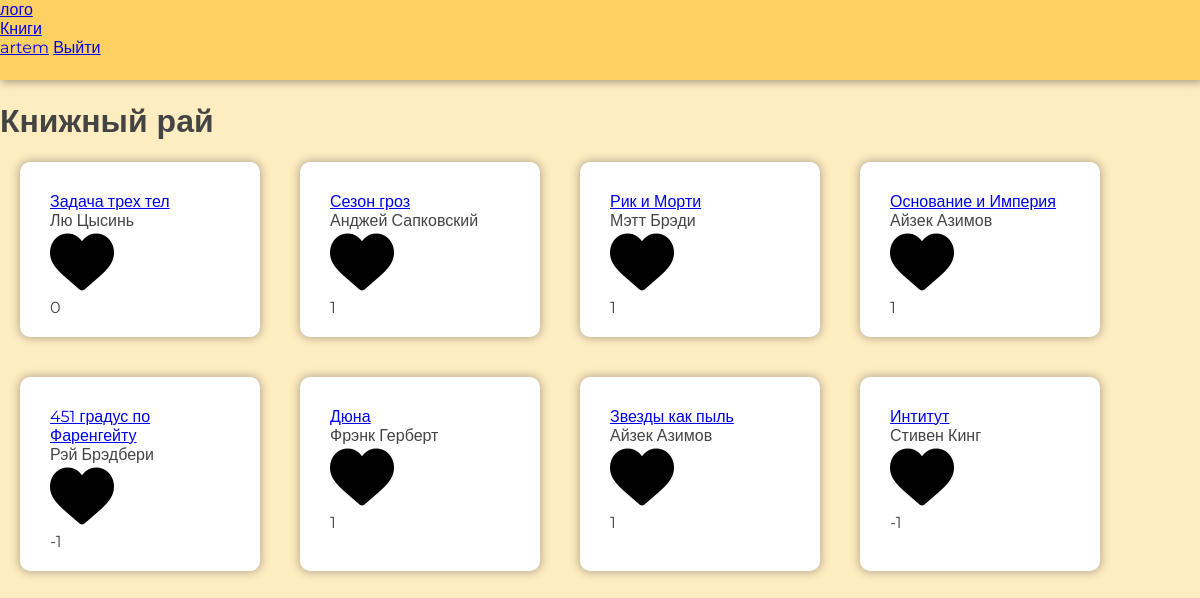
The app's page / (signed in) with its own data.
### app/models.py (models this page shows, shortened)
class User(UserMixin, db.Model):
	id = db.Column(db.Integer, primary_key=True)
	email = db.Column(db.String(120), index=True, unique=True)
	username = db.Column(db.String(120), index=True, unique=True)
	password_hash = db.Column(db.String(128))
	_isadmin = db.Column(db.Integer)
	books = db.relationship('Book', backref='user', lazy='dynamic')
	comments = db.relationship('Comment', backref='user', lazy='dynamic')
	def is_admin(self):
		return self._isadmin

class Book(db.Model):
	id = db.Column(db.Integer, primary_key=True)
	title = db.Column(db.String(512), index=True)
	author = db.Column(db.String(512), index=True)
	category = db.Column(db.String, index=True)
	description = db.Column(db.String)
	src = db.Column(db.String(512))
	date = db.Column(db.String)
	views = db.Column(db.Integer)
	comments = db.relationship('Comment', backref='book', lazy='dynamic')
	user_id = db.Column(db.Integer, db.ForeignKey('user.id'))
	username = db.Column(db.String, index=True)
	comments_counter = db.Column(db.Integer)
	votes = db.Column(db.Integer)
	liked = db.relationship('BookVote', backref='book', lazy='dynamic')

### app/route.py (the view, shortened to what this page needs)
@app.route('/')
@login_required
def index():
	session.setdefault('urls', [])
	books = Book.query.all()[:10]
	return render_template('index.html', books=books)

### app/models.py (called while the page is built)
@login.user_loader
def load_user(id):
	return User.query.get(int(id))

### app/templates/index.html (shortened to what this page needs)
{% extends "base.html" %}
{% block main%}
	<h1 class="main-title">Книжный рай</h1>
	<div class="main-box">
		<div class="book-box">
			{% for book in books %}
				<div  class="book book__link">
					<a href="{{ url_for('book', book_id=book.id) }}" class="book-title">{{book.title}}</a>
					<div class="book-author">{{book.author}}</div>
					<div class="book-rating">
						<div href="{{ url_for('like_book', book_id=book.id) }}" data-id={{book.id}} class="add_book">
							<img src="{{ url_for('static', filename='img/black.png') }}" alt="" class="like">
						</div>
						<span class="rating">{{book.votes}}</span>
					</div>
				</div>
			{% endfor %}
		</div>
	</div>
{% endblock %}

### app/templates/base.html (shortened to what this page needs)
<!DOCTYPE html>
<html lang="ru">
	<head>
		<link href="{{ url_for('static', filename='css/app.css') }}" rel="stylesheet">
	</head>
	<body>
		<div class="header-wrapper">
			<header class="header">
				<a href="{{ url_for('index') }}" class="logo">
					лого
				</a>
				<nav class="header-nav">
					<a class='header-link' href="{{ url_for('index') }}">Книги</a>
				</nav>
				<div class="header-user">
					{% if current_user.is_authenticated %}
					<a class='header-link' href="{{ url_for('user', user_id=current_user.id) }}">{{current_user.username}}</a>
					<a class='header-link' href="{{ url_for('logout') }}">Выйти</a>
					{% else %}
					<a class='header-link' href="{{ url_for('login') }}">Вход</a>
					<a class='header-link' href="{{ url_for('reg') }}">Регистрация</a>
					{% endif %}
				</div>
			</header>
		</div>
		<main class="main">
			{% block main %}{% endblock%}
		</main>
	</body>
</html>

### app/static/css/app.css (style rules this page uses)
body { margin: 0; font-family: monospace; height: 100%; color: #444; background-color:#FFEDC2; font-family: 'Montserrat', sans-serif; }
.header-wrapper { height: 80px; box-shadow: 2px 2px 8px 1px rgba(0,0,0,0.3); background-color: #FFD162 ; }
.book-box { display: flex; flex-wrap: wrap; }
.book { max-width: 240px; width: calc(100% / 4 - 40px); padding: 30px 30px 20px; -webkit-box-sizing: border-box; -moz-box-sizing: border-box; box-sizing: border-box; border-radius: 10px; box-shadow: 0 0 10px 1px rgba(0,0,0,0.3); background-color: #fff; margin-bottom: 40px; margin-left: 20px; margin-right: 20px; text-decoration: none; color: #444; transition: 0.3s; }

### records on screen
User: username "artem"
Book: title "Задача трех тел", author "Лю Цысинь", votes "0"
Book: title "Сезон гроз", author "Анджей Сапковский", votes "1"
Book: title "Рик и Морти", author "Мэтт Брэди", votes "1"
Book: title "Основание и Империя", author "Айзек Азимов", votes "1"
Book: title "451 градус по Фаренгейту", author "Рэй Брэдбери", votes "-1"
Book: title "Дюна", author "Фрэнк Герберт", votes "1"
Book: title "Звезды как пыль", author "Айзек Азимов", votes "1"
Book: title "Интитут", author "Стивен Кинг", votes "-1"
